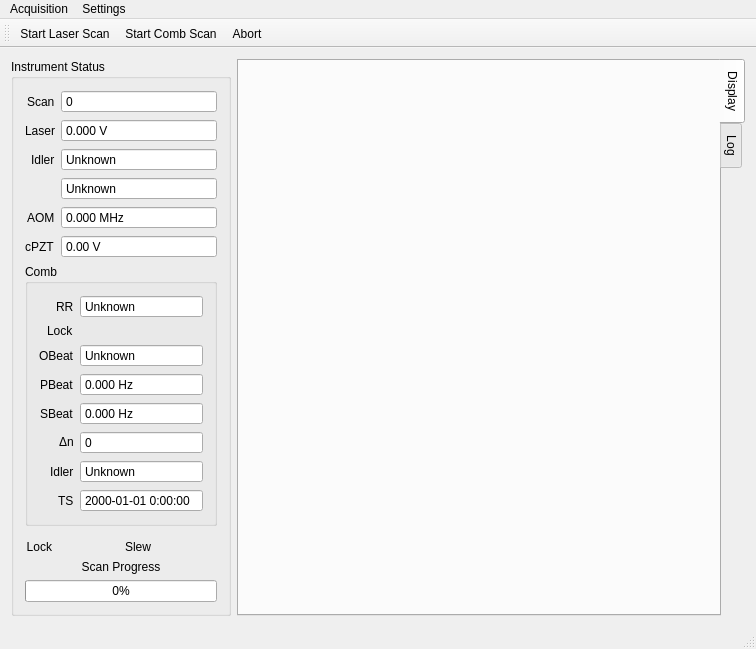
<?xml version="1.0" encoding="UTF-8"?>
<ui version="4.0">
 <class>MainWindow</class>
 <widget class="QMainWindow" name="MainWindow">
  <property name="geometry">
   <rect>
    <x>0</x>
    <y>0</y>
    <width>756</width>
    <height>649</height>
   </rect>
  </property>
  <property name="windowTitle">
   <string>NICER OHMS</string>
  </property>
  <widget class="QWidget" name="centralWidget">
   <layout class="QHBoxLayout" name="horizontalLayout" stretch="1,4">
    <item>
     <widget class="QGroupBox" name="statusBox">
      <property name="title">
       <string>Instrument Status</string>
      </property>
      <layout class="QVBoxLayout" name="verticalLayout_3">
       <item>
        <layout class="QFormLayout" name="formLayout">
         <property name="fieldGrowthPolicy">
          <enum>QFormLayout::AllNonFixedFieldsGrow</enum>
         </property>
         <property name="labelAlignment">
          <set>Qt::AlignRight|Qt::AlignTrailing|Qt::AlignVCenter</set>
         </property>
         <item row="0" column="0">
          <widget class="QLabel" name="scanNumberLabel">
           <property name="text">
            <string>Scan</string>
           </property>
          </widget>
         </item>
         <item row="0" column="1">
          <widget class="QSpinBox" name="scanNumberSpinBox">
           <property name="readOnly">
            <bool>true</bool>
           </property>
           <property name="buttonSymbols">
            <enum>QAbstractSpinBox::NoButtons</enum>
           </property>
           <property name="maximum">
            <number>2147483647</number>
           </property>
          </widget>
         </item>
         <item row="1" column="0">
          <widget class="QLabel" name="laserLabel">
           <property name="text">
            <string>Laser</string>
           </property>
          </widget>
         </item>
         <item row="1" column="1">
          <widget class="QDoubleSpinBox" name="laserDoubleSpinBox">
           <property name="readOnly">
            <bool>true</bool>
           </property>
           <property name="buttonSymbols">
            <enum>QAbstractSpinBox::NoButtons</enum>
           </property>
           <property name="suffix">
            <string> V</string>
           </property>
           <property name="decimals">
            <number>3</number>
           </property>
           <property name="minimum">
            <double>-1000.000000000000000</double>
           </property>
           <property name="maximum">
            <double>1000.000000000000000</double>
           </property>
          </widget>
         </item>
         <item row="2" column="0">
          <widget class="QLabel" name="idlerLabel">
           <property name="text">
            <string>Idler</string>
           </property>
          </widget>
         </item>
         <item row="2" column="1">
          <widget class="QDoubleSpinBox" name="idlerDoubleSpinBox">
           <property name="readOnly">
            <bool>true</bool>
           </property>
           <property name="buttonSymbols">
            <enum>QAbstractSpinBox::NoButtons</enum>
           </property>
           <property name="specialValueText">
            <string>Unknown</string>
           </property>
           <property name="suffix">
            <string> GHz</string>
           </property>
           <property name="decimals">
            <number>5</number>
           </property>
           <property name="maximum">
            <double>1000000.000000000000000</double>
           </property>
          </widget>
         </item>
         <item row="4" column="0">
          <widget class="QLabel" name="aomLabel">
           <property name="text">
            <string>AOM</string>
           </property>
          </widget>
         </item>
         <item row="4" column="1">
          <widget class="QDoubleSpinBox" name="aomDoubleSpinBox">
           <property name="readOnly">
            <bool>true</bool>
           </property>
           <property name="buttonSymbols">
            <enum>QAbstractSpinBox::NoButtons</enum>
           </property>
           <property name="suffix">
            <string> MHz</string>
           </property>
           <property name="decimals">
            <number>3</number>
           </property>
           <property name="maximum">
            <double>1000.000000000000000</double>
           </property>
          </widget>
         </item>
         <item row="5" column="0">
          <widget class="QLabel" name="cPZTLabel">
           <property name="text">
            <string>cPZT</string>
           </property>
          </widget>
         </item>
         <item row="5" column="1">
          <widget class="QDoubleSpinBox" name="cPZTDoubleSpinBox">
           <property name="readOnly">
            <bool>true</bool>
           </property>
           <property name="buttonSymbols">
            <enum>QAbstractSpinBox::NoButtons</enum>
           </property>
           <property name="suffix">
            <string> V</string>
           </property>
           <property name="minimum">
            <double>-10000.000000000000000</double>
           </property>
           <property name="maximum">
            <double>10000.000000000000000</double>
           </property>
          </widget>
         </item>
         <item row="3" column="1">
          <widget class="QDoubleSpinBox" name="idlerWNDoubleSpinBox">
           <property name="readOnly">
            <bool>true</bool>
           </property>
           <property name="buttonSymbols">
            <enum>QAbstractSpinBox::NoButtons</enum>
           </property>
           <property name="specialValueText">
            <string>Unknown</string>
           </property>
           <property name="suffix">
            <string> cm-1</string>
           </property>
           <property name="decimals">
            <number>5</number>
           </property>
           <property name="maximum">
            <double>5000.000000000000000</double>
           </property>
          </widget>
         </item>
        </layout>
       </item>
       <item>
        <widget class="QGroupBox" name="groupBox">
         <property name="title">
          <string>Comb</string>
         </property>
         <layout class="QFormLayout" name="formLayout_3">
          <property name="fieldGrowthPolicy">
           <enum>QFormLayout::AllNonFixedFieldsGrow</enum>
          </property>
          <property name="labelAlignment">
           <set>Qt::AlignRight|Qt::AlignTrailing|Qt::AlignVCenter</set>
          </property>
          <item row="0" column="0">
           <widget class="QLabel" name="repRateLabel">
            <property name="text">
             <string>RR</string>
            </property>
           </widget>
          </item>
          <item row="0" column="1">
           <widget class="QDoubleSpinBox" name="repRateDoubleSpinBox">
            <property name="readOnly">
             <bool>true</bool>
            </property>
            <property name="buttonSymbols">
             <enum>QAbstractSpinBox::NoButtons</enum>
            </property>
            <property name="specialValueText">
             <string>Unknown</string>
            </property>
            <property name="suffix">
             <string> Hz</string>
            </property>
            <property name="decimals">
             <number>3</number>
            </property>
            <property name="maximum">
             <double>999999999.000000000000000</double>
            </property>
           </widget>
          </item>
          <item row="1" column="0">
           <widget class="QLabel" name="combLockLabel">
            <property name="text">
             <string>Lock</string>
            </property>
           </widget>
          </item>
          <item row="1" column="1">
           <widget class="Led" name="combLockLed" native="true"/>
          </item>
          <item row="2" column="0">
           <widget class="QLabel" name="oBeatLabel">
            <property name="text">
             <string>OBeat</string>
            </property>
           </widget>
          </item>
          <item row="2" column="1">
           <widget class="QDoubleSpinBox" name="oBeatDoubleSpinBox">
            <property name="readOnly">
             <bool>true</bool>
            </property>
            <property name="buttonSymbols">
             <enum>QAbstractSpinBox::NoButtons</enum>
            </property>
            <property name="specialValueText">
             <string>Unknown</string>
            </property>
            <property name="suffix">
             <string> Hz</string>
            </property>
            <property name="decimals">
             <number>3</number>
            </property>
            <property name="maximum">
             <double>100000000.000000000000000</double>
            </property>
           </widget>
          </item>
          <item row="3" column="0">
           <widget class="QLabel" name="pBeatLabel">
            <property name="text">
             <string>PBeat</string>
            </property>
           </widget>
          </item>
          <item row="3" column="1">
           <widget class="QDoubleSpinBox" name="pBeatDoubleSpinBox">
            <property name="readOnly">
             <bool>true</bool>
            </property>
            <property name="buttonSymbols">
             <enum>QAbstractSpinBox::NoButtons</enum>
            </property>
            <property name="specialValueText">
             <string>Unknown</string>
            </property>
            <property name="suffix">
             <string> Hz</string>
            </property>
            <property name="decimals">
             <number>3</number>
            </property>
            <property name="minimum">
             <double>-100000000.000000000000000</double>
            </property>
            <property name="maximum">
             <double>100000000.000000000000000</double>
            </property>
           </widget>
          </item>
          <item row="4" column="0">
           <widget class="QLabel" name="sBeatLabel">
            <property name="text">
             <string>SBeat</string>
            </property>
           </widget>
          </item>
          <item row="4" column="1">
           <widget class="QDoubleSpinBox" name="sBeatDoubleSpinBox">
            <property name="readOnly">
             <bool>true</bool>
            </property>
            <property name="buttonSymbols">
             <enum>QAbstractSpinBox::NoButtons</enum>
            </property>
            <property name="specialValueText">
             <string>Unknown</string>
            </property>
            <property name="suffix">
             <string> Hz</string>
            </property>
            <property name="decimals">
             <number>3</number>
            </property>
            <property name="minimum">
             <double>-100000000.000000000000000</double>
            </property>
            <property name="maximum">
             <double>100000000.000000000000000</double>
            </property>
           </widget>
          </item>
          <item row="5" column="0">
           <widget class="QLabel" name="dnLabel">
            <property name="text">
             <string>&amp;Delta;n</string>
            </property>
            <property name="textFormat">
             <enum>Qt::RichText</enum>
            </property>
           </widget>
          </item>
          <item row="5" column="1">
           <widget class="QSpinBox" name="dnSpinBox">
            <property name="readOnly">
             <bool>true</bool>
            </property>
            <property name="buttonSymbols">
             <enum>QAbstractSpinBox::NoButtons</enum>
            </property>
            <property name="maximum">
             <number>2147483647</number>
            </property>
           </widget>
          </item>
          <item row="6" column="0">
           <widget class="QLabel" name="combIdlerLabel">
            <property name="text">
             <string>Idler</string>
            </property>
           </widget>
          </item>
          <item row="6" column="1">
           <widget class="QDoubleSpinBox" name="combIdlerDoubleSpinBox">
            <property name="readOnly">
             <bool>true</bool>
            </property>
            <property name="buttonSymbols">
             <enum>QAbstractSpinBox::NoButtons</enum>
            </property>
            <property name="specialValueText">
             <string>Unknown</string>
            </property>
            <property name="suffix">
             <string> GHz</string>
            </property>
            <property name="decimals">
             <number>3</number>
            </property>
            <property name="maximum">
             <double>1000000.000000000000000</double>
            </property>
           </widget>
          </item>
          <item row="7" column="0">
           <widget class="QLabel" name="tSLabel">
            <property name="text">
             <string>TS</string>
            </property>
           </widget>
          </item>
          <item row="7" column="1">
           <widget class="QDateTimeEdit" name="tsDateTimeEdit">
            <property name="readOnly">
             <bool>true</bool>
            </property>
            <property name="buttonSymbols">
             <enum>QAbstractSpinBox::NoButtons</enum>
            </property>
            <property name="displayFormat">
             <string>yyyy-MM-dd H:mm:ss</string>
            </property>
           </widget>
          </item>
         </layout>
        </widget>
       </item>
       <item>
        <spacer name="verticalSpacer">
         <property name="orientation">
          <enum>Qt::Vertical</enum>
         </property>
         <property name="sizeHint" stdset="0">
          <size>
           <width>20</width>
           <height>249</height>
          </size>
         </property>
        </spacer>
       </item>
       <item>
        <layout class="QGridLayout" name="gridLayout" columnstretch="0,1,0,1">
         <item row="0" column="2">
          <widget class="QLabel" name="slewLabel">
           <property name="text">
            <string>Slew</string>
           </property>
           <property name="alignment">
            <set>Qt::AlignRight|Qt::AlignTrailing|Qt::AlignVCenter</set>
           </property>
          </widget>
         </item>
         <item row="0" column="0">
          <widget class="QLabel" name="lockLabel">
           <property name="text">
            <string>Lock</string>
           </property>
           <property name="alignment">
            <set>Qt::AlignRight|Qt::AlignTrailing|Qt::AlignVCenter</set>
           </property>
          </widget>
         </item>
         <item row="0" column="1">
          <widget class="Led" name="lockLed" native="true"/>
         </item>
         <item row="0" column="3">
          <widget class="Led" name="slewLed" native="true"/>
         </item>
        </layout>
       </item>
       <item>
        <widget class="QLabel" name="label">
         <property name="text">
          <string>Scan Progress</string>
         </property>
         <property name="alignment">
          <set>Qt::AlignCenter</set>
         </property>
        </widget>
       </item>
       <item>
        <widget class="QProgressBar" name="scanProgressBar">
         <property name="value">
          <number>0</number>
         </property>
        </widget>
       </item>
      </layout>
     </widget>
    </item>
    <item>
     <widget class="QTabWidget" name="tabWidget">
      <property name="tabPosition">
       <enum>QTabWidget::East</enum>
      </property>
      <property name="currentIndex">
       <number>0</number>
      </property>
      <widget class="QWidget" name="displayTab">
       <attribute name="title">
        <string>Display</string>
       </attribute>
       <layout class="QVBoxLayout" name="verticalLayout_2">
        <item>
         <widget class="DataPlotViewWidget" name="dataPlotWidget" native="true"/>
        </item>
       </layout>
      </widget>
      <widget class="QWidget" name="logTab">
       <attribute name="title">
        <string>Log</string>
       </attribute>
       <layout class="QVBoxLayout" name="verticalLayout">
        <item>
         <widget class="QTextEdit" name="logTextEdit">
          <property name="readOnly">
           <bool>true</bool>
          </property>
         </widget>
        </item>
       </layout>
      </widget>
     </widget>
    </item>
   </layout>
  </widget>
  <widget class="QMenuBar" name="menuBar">
   <property name="geometry">
    <rect>
     <x>0</x>
     <y>0</y>
     <width>756</width>
     <height>19</height>
    </rect>
   </property>
   <widget class="QMenu" name="menuSettings">
    <property name="title">
     <string>Settings</string>
    </property>
    <addaction name="actionCommunication"/>
    <addaction name="actionTest_All_Connections"/>
    <addaction name="separator"/>
    <addaction name="actionIOBoard"/>
    <addaction name="actionFrequency_Comb"/>
    <addaction name="actionNum_Data_Plots"/>
   </widget>
   <widget class="QMenu" name="menuAcquisition">
    <property name="title">
     <string>Acquisition</string>
    </property>
    <addaction name="actionStart_Laser_Scan"/>
    <addaction name="actionStart_Comb_Scan"/>
    <addaction name="separator"/>
    <addaction name="actionAbort"/>
   </widget>
   <addaction name="menuAcquisition"/>
   <addaction name="menuSettings"/>
  </widget>
  <widget class="QToolBar" name="mainToolBar">
   <property name="toolButtonStyle">
    <enum>Qt::ToolButtonTextBesideIcon</enum>
   </property>
   <attribute name="toolBarArea">
    <enum>TopToolBarArea</enum>
   </attribute>
   <attribute name="toolBarBreak">
    <bool>false</bool>
   </attribute>
   <addaction name="actionStart_Laser_Scan"/>
   <addaction name="actionStart_Comb_Scan"/>
   <addaction name="actionAbort"/>
  </widget>
  <widget class="QStatusBar" name="statusBar"/>
  <action name="actionCommunication">
   <property name="icon">
    <iconset resource="resources.qrc">
     <normaloff>:/icons/computer.png</normaloff>:/icons/computer.png</iconset>
   </property>
   <property name="text">
    <string>Communication</string>
   </property>
   <property name="toolTip">
    <string>Configure IO settings for GPIB, RS232, and TCP socket connections</string>
   </property>
  </action>
  <action name="actionStart_Laser_Scan">
   <property name="icon">
    <iconset resource="resources.qrc">
     <normaloff>:/icons/laser.png</normaloff>:/icons/laser.png</iconset>
   </property>
   <property name="text">
    <string>Start Laser Scan</string>
   </property>
  </action>
  <action name="actionAbort">
   <property name="icon">
    <iconset resource="resources.qrc">
     <normaloff>:/icons/abort.png</normaloff>:/icons/abort.png</iconset>
   </property>
   <property name="text">
    <string>Abort</string>
   </property>
  </action>
  <action name="actionTest_All_Connections">
   <property name="icon">
    <iconset resource="resources.qrc">
     <normaloff>:/icons/connect.png</normaloff>:/icons/connect.png</iconset>
   </property>
   <property name="text">
    <string>Test All Connections</string>
   </property>
  </action>
  <action name="actionIOBoard">
   <property name="icon">
    <iconset resource="resources.qrc">
     <normaloff>:/icons/labjack.png</normaloff>:/icons/labjack.png</iconset>
   </property>
   <property name="text">
    <string>IOBoard</string>
   </property>
  </action>
  <action name="actionNum_Data_Plots">
   <property name="icon">
    <iconset resource="resources.qrc">
     <normaloff>:/icons/dataplots.png</normaloff>:/icons/dataplots.png</iconset>
   </property>
   <property name="text">
    <string>Num Data Plots</string>
   </property>
  </action>
  <action name="actionStart_Comb_Scan">
   <property name="icon">
    <iconset resource="resources.qrc">
     <normaloff>:/icons/combscan.png</normaloff>:/icons/combscan.png</iconset>
   </property>
   <property name="text">
    <string>Start Comb Scan</string>
   </property>
  </action>
  <action name="actionFrequency_Comb">
   <property name="icon">
    <iconset resource="resources.qrc">
     <normaloff>:/icons/comb.png</normaloff>:/icons/comb.png</iconset>
   </property>
   <property name="text">
    <string>Frequency Comb</string>
   </property>
  </action>
 </widget>
 <layoutdefault spacing="6" margin="11"/>
 <customwidgets>
  <customwidget>
   <class>Led</class>
   <extends>QWidget</extends>
   <header>led.h</header>
   <container>1</container>
  </customwidget>
  <customwidget>
   <class>DataPlotViewWidget</class>
   <extends>QWidget</extends>
   <header>dataplotviewwidget.h</header>
   <container>1</container>
  </customwidget>
 </customwidgets>
 <resources>
  <include location="resources.qrc"/>
 </resources>
 <connections/>
</ui>
